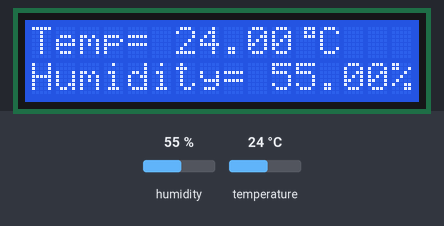
The sketch below on a simulated Arduino Uno, built with avr-gcc and run on an emulated ATmega328P. On the bench: 16×2 character LCD. The test bench sets the inputs (shaded band); at power-on: humidity 55 %, temperature 24 °C. What the sketch prints to the serial monitor is not drawn.

Above: at 1.2 s.
1.3 s: humidity set to 22 %
At 3.3 s:
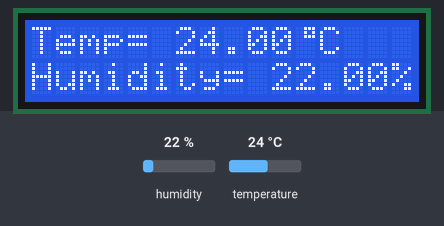
7.4 s: temperature set to 12 °C
At 9.6 s:
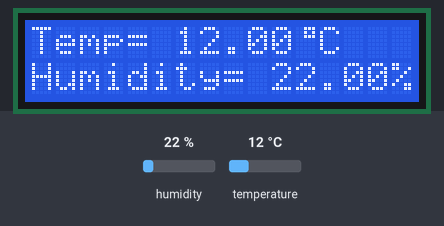
11.8 s: humidity set to 40 %
At 13.4 s:
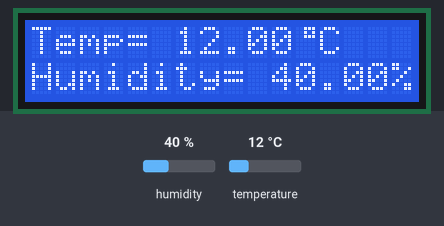
15.9 s: temperature set to 19 °C
At 17.2 s:
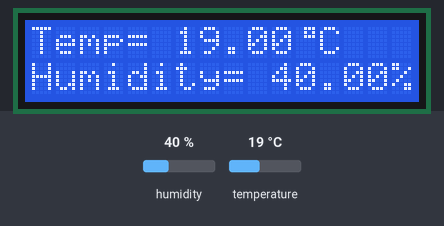
Timing chart, 0 to 18.9 s (numbered marks = the images above; inputs shaded):
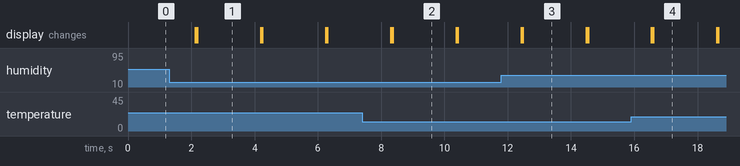

The sketch:

Project_DHT11_Temerature_Humidity_Sensor_with_LCD_display.ino
```cpp
#include <dht.h>

dht DHT;

#define DHT11_PIN 7

#include <Wire.h>
#include <LiquidCrystal_I2C.h>

// Δημιουργία ενός νέου στιγμιότυπου (instance) της κλάσης (class) LiquidCrystal_I2C:
LiquidCrystal_I2C lcd(0x27, 16, 2);

// Δημιουργία συμβόλου βαθμού (Degree symbol):
byte Degree[] = {
  B00111,
  B00101,
  B00111,
  B00000,
  B00000,
  B00000,
  B00000,
  B00000
};


void setup(){
  Serial.begin(9600);

  //Εκκίνηση της οθόνης LCD άνοιγμα του οπίσθιου φωτισμού (backlight):
  lcd.init();
  lcd.backlight();

  //Δημιουργία ειδικού χαρακτήρα:
  lcd.createChar(0, Degree);
}

void loop(){
  float chk = DHT.read11(DHT11_PIN);

  lcd.clear();
  lcd.setCursor(0, 0);
  lcd.print("Temp= ");
  lcd.print(DHT.temperature);
  lcd.write(0); // εκτύπωση ειδικού χαρακτήρα:
  lcd.print("C");

  lcd.setCursor(0, 1);
  lcd.print("Humidity= ");
  lcd.print(DHT.humidity);
  lcd.print("%");

  Serial.print("Temperature = ");
  Serial.println(DHT.temperature);
  Serial.print("Humidity = ");
  Serial.println(DHT.humidity);
  delay(2000);
  lcd.clear();
}
```

Measured:
- after the input at 1.3 s, the display: first differs from a run without the input after 0.89 s (image 1)
- after the input at 7.4 s, the display: first differs from a run without the input after 0.96 s (image 2)
- after the input at 11.8 s, the display: first differs from a run without the input after 0.68 s (image 3)
- after the input at 15.9 s, the display: first differs from a run without the input after 0.70 s (image 4)
- what the display in image 1 shows lasts 2.0 s, from 2.2 s to 4.2 s
